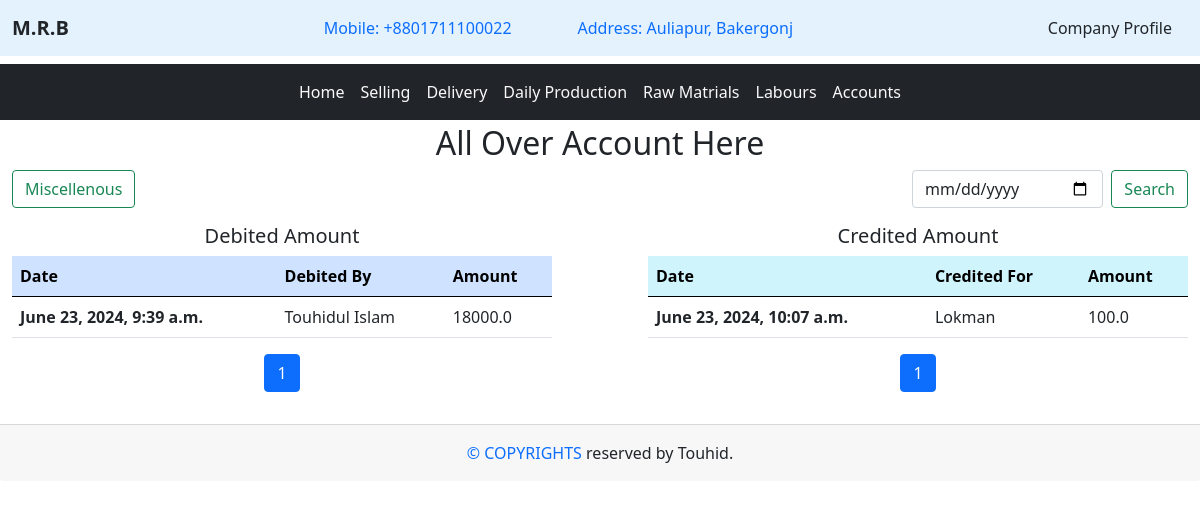
/accounts/ (signed in), run on the app's committed database.
### home/models.py (models this page shows, shortened)
class Company(models.Model):
    cname = models.TextField(max_length=20)
    cmobile = models.TextField(max_length=14)
    caddress = models.TextField(max_length=100)

### selling/models.py (models this page shows, shortened)
class Selling_payment_history(models.Model):
    customer_name = models.CharField(max_length=50)
    amount = models.FloatField()
    issue_date = models.DateTimeField(auto_now=True)

### raw_materials/models.py (models this page shows, shortened)
class Material_payment_history(models.Model):
    vendor_name = models.CharField(max_length=50)
    amount = models.FloatField()
    date = models.DateTimeField(auto_now_add=True)

### accounts/views.py (the view)
# urls.py: path('', views.accounts, name='accounts'),
@login_required
def accounts(request):
    cprofile = get_object_or_404(Company, id=1)
    debit_data = Selling_payment_history.objects.all().order_by('-issue_date')
    paginator = Paginator(debit_data, 10)  # Number of items per page
    page_number1 = request.GET.get('page')
    try:
        page_data1 = paginator.page(page_number1)
    except PageNotAnInteger:
        page_data1 = paginator.page(1)
    except EmptyPage:
        page_data1 = paginator.page(paginator.num_pages)
    credit_data1 = LabourBill.objects.all().order_by('-date')
    credit_data2 = Miscellaneous.objects.all().order_by('-date')
    credit_data3 = Material_payment_history.objects.all().order_by('-date')
    combine_credit = list(credit_data1) + list(credit_data2) + list(credit_data3)
    sorted_credit = sorted(combine_credit, key=lambda x: x.date, reverse=True)
    paginator = Paginator(sorted_credit, 10)  # Number of items per page
    page_number = request.GET.get('page')
    try:
        page_data = paginator.page(page_number)
    except PageNotAnInteger:
        page_data = paginator.page(1)
    except EmptyPage:
        page_data = paginator.page(paginator.num_pages)
    queryset = request.GET.get('queryset')
    debit_query = request.GET.get('debit_query')
    queryset_ids = [int(id_str) for id_str in queryset.split(',')] if queryset else []
    debit_query_ids = [int(id_str) for id_str in debit_query.split(',')] if debit_query else []
    combine_queryset = None
    debit_queryset = None
    if queryset:
        queryset0 = LabourBill.objects.filter(id__in=queryset_ids)
        queryset1 = Miscellaneous.objects.filter(id__in=queryset_ids)
        queryset2 = Material_payment_history.objects.filter(id__in=queryset_ids)
        combine_queryset = list(queryset0) + list(queryset1) + list(queryset2)
    if debit_query:
        debit_queryset = Selling_payment_history.objects.filter(id__in=debit_query_ids)
    context = {
        'profile': cprofile,
        'debit_data' : page_data1,
        'combine_queryset' : combine_queryset,
        'debit_queryset' : debit_queryset,
        'sorted_credit' : page_data
    }
    return render(request, 'accounts/accounts.html', context)

### Templates/accounts/accounts.html (shortened to what this page needs)
{% extends "base.html" %}
{% block content %}
<div class="container-fluid pt-1">
    <h2 class="text-center">All Over Account Here</h2>
    <div class="row">
        <div class="col-md-6">
            <div class="">
                <a href="{% url 'miscelleneous' %}" class="btn btn-outline-success me-2">Miscellenous</a>
            </div>
        </div>
        <div class="col-md-3"></div>
        <div class="col-md-3">
            <form class="d-flex" role="search" method="POST" action="{% url 'search_accounts' %}">
                <input class="form-control me-2" type="date" placeholder="Search" name="account_date" aria-label="Search">
                <button class="btn btn-outline-success" type="submit">Search</button>
            </form>
        </div>
    </div>
    <div class="row mt-3">
        <div class="col-md-6 pe-5">
            <h5 class="text-center">Debited Amount</h5>
            {% if debit_queryset %}
            <table class="table">
                <thead>
                    <tr class="table-primary">
                        <th scope="col">Date</th>
                        <th scope="col">Debited By</th>
                        <th scope="col">Amount</th>
                    </tr>
                </thead>
                <tbody>
                    {% for a in debit_queryset %}
                    <tr>
                        <th scope="row">{{a.issue_date}}</th>
                        <td>{{a.customer_name}}</td>
                        <td>{{a.amount}}</td>
                    </tr>
                    {% endfor %}
                </tbody>
            </table>
            {% else %}
            <table class="table">
                <thead>
                    <tr class="table-primary">
                        <th scope="col">Date</th>
                        <th scope="col">Debited By</th>
                        <th scope="col">Amount</th>
                    </tr>
                </thead>
                <tbody>
                    {% for i in debit_data %}
                    <tr>
                        <th scope="row">{{i.issue_date}}</th>
                        <td>{{i.customer_name}}</td>
                        <td>{{i.amount}}</td>
                    </tr>
                    {% endfor %}
                </tbody>
            </table>
            <div class="pagination justify-content-center">
                <ul class="pagination">
                    {% for num in debit_data.paginator.page_range %}
                        <li class="page-item {% if num == debit_data.number %}active{% endif %}">
                            <a href="?page={{ num }}" class="page-link">{{ num }}</a>
                        </li>
                    {% endfor %}
                </ul>
            </div>
            {% endif %}
        </div>
        <div class="col-md-6 ps-5">
            <h5 class="text-center">Credited Amount</h5>
            {% if combine_queryset %}
            <table class="table">
                <thead>
                    <tr class="table-info">
                        <th scope="col">Date</th>
                        <th scope="col">Credited For</th>
                        <th scope="col">Amount</th>
                    </tr>
                </thead>
                <tbody>
                    {% for j in combine_queryset %}
                    <tr>
                        <th scope="row">{{j.date}}</th>
                        {% if j.title %}
                            <td>{{j.title}}</td>
                        {% elif j.labour_deal %}
                            <td>{{j.labour_deal.sarder_name}}</td>
                        {% elif j.vendor_name %}
                            <td>{{j.vendor_name}}</td>
                        {% else %}
                            <td>Null Data</td>
                        {% endif %}
                        {% if j.amount %}
                            <td>{{j.amount}}</td>
                        {% elif j.bill_amount %}
                            <td>{{j.bill_amount}}</td>
                        {% endif %}
                    </tr>
                    {% endfor %}
                </tbody>
            </table>
            {% else %}
            <table class="table">
                <thead>
                    <tr class="table-info">
                        <th scope="col">Date</th>
                        <th scope="col">Credited For</th>
                        <th scope="col">Amount</th>
                    </tr>
                </thead>
                <tbody>
                    {% for i in sorted_credit %}
                    <tr>
                        <th scope="row">{{i.date}}</th>
                        {% if i.title %}
                            <td>{{i.title}}</td>
                        {% elif i.labour_deal %}
                            <td>{{i.labour_deal.sarder_name}}</td>
                        {% elif i.vendor_name %}
                            <td>{{i.vendor_name}}</td>
                        {% else %}
                            <td>Null Data</td>
                        {% endif %}
                        {% if i.amount %}
                            <td>{{i.amount}}</td>
                        {% elif i.bill_amount %}
                            <td>{{i.bill_amount}}</td>
                        {% endif %}
                    </tr>
                    {% endfor %}
                </tbody>
            </table>
            <div class="pagination justify-content-center">
                <ul class="pagination">
                    {% for num in sorted_credit.paginator.page_range %}
                        <li class="page-item {% if num == sorted_credit.number %}active{% endif %}">
                            <a href="?page={{ num }}" class="page-link">{{ num }}</a>
                        </li>
                    {% endfor %}
                </ul>
            </div>
            {% endif %}
        </div>
    </div>
</div>
{% endblock content %}

### Templates/base.html (shortened to what this page needs)
<!DOCTYPE html>
{% load static %}
<html lang="en">
<head>
    <link rel="stylesheet" href="{% static 'bootstrap/css/bootstrap.min.css' %}">
</head>
<body>
    <header>
        <nav class="navbar navbar-expand-lg" style="background-color: #e3f2fd;">
            <div class="container-fluid">
                <a class="navbar-brand text-dark" href="{% url "home" %}"><b>{{ profile.cname }}</b></a>
                <div class="collapse navbar-collapse" id="navbarSupportedContent">
                    <ul class="navbar-nav m-auto mb-2 mb-lg-0">
                        <li class="nav-item">
                            <a class="nav-link" aria-current="page" href="#">Mobile: {{ profile.cmobile }}</a>
                        </li>
                        <li class="nav-item" style="margin-left: 50px;">
                            <a class="nav-link" aria-current="page" href="#">Address: {{ profile.caddress }}</a>
                        </li>
                    </ul>
                    <div class="d-flex" role="search">
                        <a href="{% url 'company' %}" class="nav-link text-dark">Company Profile</a>
                    </div>
                </div>
            </div>
        </nav>
    </header>
    <div class="mt-2">
        <nav class="navbar navbar-expand-lg bg-dark">
            <div class="container-fluid">
                <div class="collapse navbar-collapse" id="navbarSupportedContent">
                    <ul class="navbar-nav m-auto mb-2 mb-lg-0">
                        <li class="nav-item">
                            <a class="nav-link active text-light" aria-current="page" href="{% url 'home' %}">Home</a>
                        </li>
                        <li class="nav-item">
                            <a class="nav-link active text-light" aria-current="page" href="{% url 'selling' %}">Selling</a>
                        </li>
                        <li class="nav-item">
                            <a class="nav-link active text-light" aria-current="page" href="{% url 'delivery' %}">Delivery</a>
                        </li>
                        <li class="nav-item">
                            <a class="nav-link active text-light" aria-current="page" href="{% url 'production' %}">Daily Production</a>
                        </li>
                        <li class="nav-item">
                            <a class="nav-link active text-light" aria-current="page" href="{% url 'raw_materials' %}">Raw Matrials</a>
                        </li>
                        <li class="nav-item">
                            <a class="nav-link active text-light" aria-current="page" href="{% url 'labours' %}">Labours</a>
                        </li>
                        <li class="nav-item">
                            <a class="nav-link active text-light" aria-current="page" href="{% url 'accounts' %}">Accounts</a>
                        </li>
                    </ul>
                </div>
            </div>
        </nav>
    </div>
    {% block content %}
    {% endblock content %}
    <footer>
        <div class="card-footer text-center p-3 mt-3">
            <span class="text-primary"><span>&#169</span> COPYRIGHTS</span> reserved by Touhid.
        </div>
    </footer>
</body>
</html>

### data on the page
Company: cname "M.R.B", cmobile "+8801711100022", caddress "Auliapur, Bakergonj"
Selling_payment_history: issue_date "June 23, 2024, 9:39 a.m.", customer_name "Touhidul Islam", amount "18000.0"
Material_payment_history: date "June 23, 2024, 10:07 a.m.", vendor_name "Lokman", amount "100.0"

### other printed values
{{ num }} "1"
